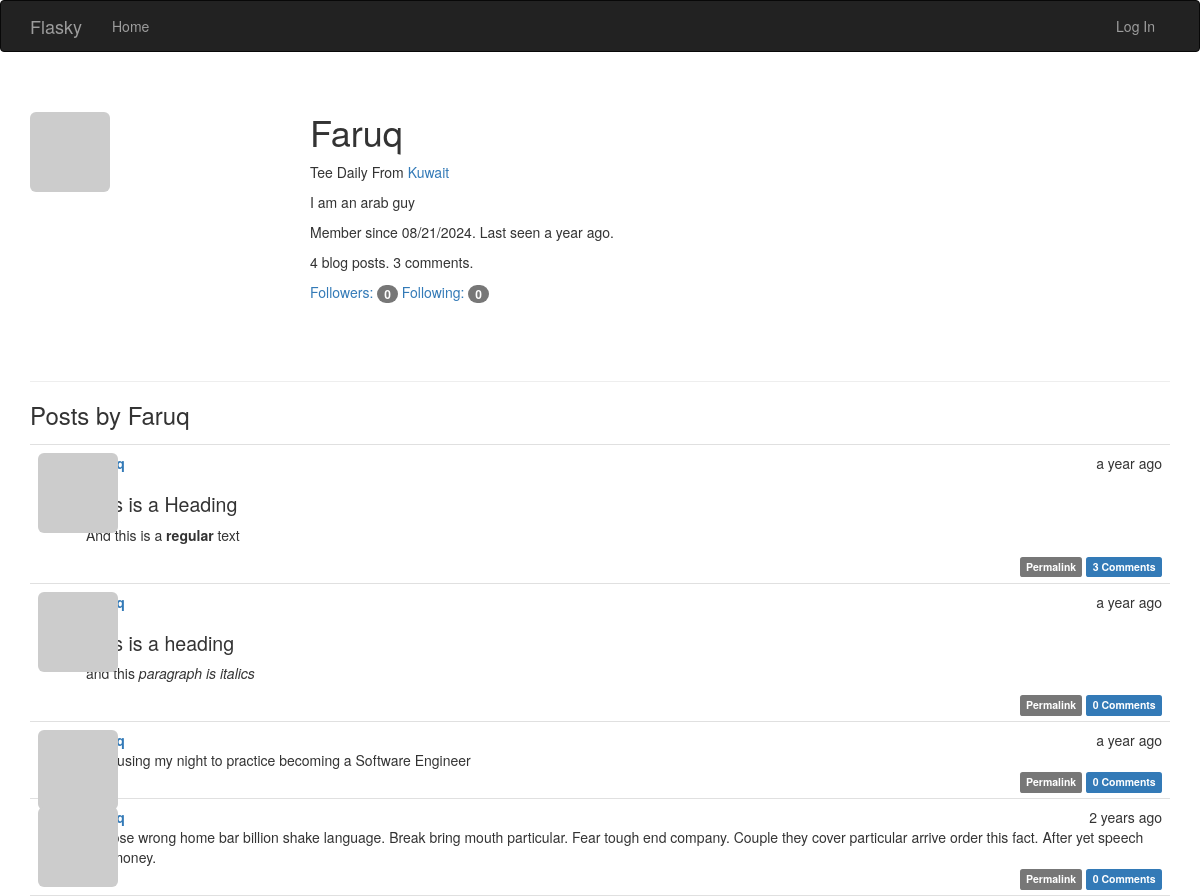
/user/Faruq, run on the app's committed database.
### app/models.py (models this page shows, shortened)
class User(UserMixin, db.Model):
    __tablename__ = 'users'
    id = db.Column(db.Integer, primary_key=True)
    email = db.Column(db.String(64), unique=True, index=True)
    username = db.Column(db.String(64), unique=True, index=True)
    role_id = db.Column(db.Integer, db.ForeignKey('roles.id'))
    posts = db.relationship('Post', backref='author', lazy='dynamic')
    comments = db.relationship('Comment', backref='author', lazy='dynamic')
    password_hash = db.Column(db.String(128))
    confirmed = db.Column(db.Boolean, default=False)
    name = db.Column(db.String(64))
    location = db.Column(db.String(64))
    about_me = db.Column(db.Text())
    member_since = db.Column(db.DateTime(), default=datetime.utcnow)
    last_seen = db.Column(db.DateTime(), default=datetime.utcnow)
    avatar_hash = db.Column(db.String(32))
    followed = db.relationship('Follow', foreign_keys=[Follow.follower_id],
                                backref=db.backref('follower', lazy='joined'), lazy='dynamic',
                                cascade='all, delete-orphan')
    followers = db.relationship('Follow', foreign_keys=[Follow.followed_id],
                                backref=db.backref('followed', lazy='joined'), lazy='dynamic',
                                cascade='all, delete-orphan')
    @property
    def password(self):
        raise AttributeError('password is not a readable attribute')
    def gravatar(self, size=100, default='identicon', rating='g'):
        if request.is_secure:
            url = 'https://secure.gravatar.com/avatar'
        else:
            url = 'http://www.gravatar.com/avatar'
        hash = hashlib.md5(self.email.lower().encode('utf-8')).hexdigest()
        return '{url}/{hash}?s={size}&d={default}&r={rating}'.format(
                        url=url, hash=hash, size=size, default=default, rating=rating)

class Post(db.Model):
    __tablename__ = 'posts'
    id = db.Column(db.Integer, primary_key=True)
    body = db.Column(db.Text)
    body_html = db.Column(db.Text)
    timestamp = db.Column(db.DateTime, index=True, default=datetime.utcnow)
    author_id = db.Column(db.Integer, db.ForeignKey('users.id'))
    comments = db.relationship('Comment', backref='post', lazy='dynamic')

### app/main/views.py (the view)
@main.route('/user/<username>')
def user(username):
    user = User.query.filter_by(username=username).first()
    if user is None:
        abort(404)
    posts = user.posts.order_by(Post.timestamp.desc()).all()
    return render_template('user.html', user=user, posts=posts)

### app/auth/views.py (called while the page is built)
@auth.before_app_request
def before_request():
    if current_user.is_authenticated:
        current_user.ping()
        if not current_user.confirmed \
                and request.endpoint \
                and request.blueprint != 'auth' \
                and request.endpoint != 'static':
            return redirect(url_for('auth.unconfirmed'))

### app/main/__init__.py (called while the page is built)
@main.app_context_processor
def inject_permission():
    return dict(Permission=Permission)

### app/models.py (called while the page is built)
    def can(self, permissions):
        return False

    def is_administrator(self):
        return False

### app/templates/user.html (shortened to what this page needs)
{% extends "base.html" %}
{% block page_content %}
<div class="page-header">
    <img class="img-rounded profile-thumbnail" src="{{ user.gravatar(size=256) }}">
    <div class="profile-header">
        <h1>{{ user.username }}</h1>
        {% if user.name or user.location %}
        <p>
            {% if user.name %}{{ user.name }}{% endif %}
            {% if user.location %}
            From <a href="http://maps.google.com/?q={{ user.location }}">
                {{ user.location }}
            </a>
            {% endif %}
        </p>
        {% endif %}
        {% if user.about_me %}<p>{{ user.about_me }}</p>{% endif %}
        <p>
            Member since {{ moment(user.member_since).format('L') }}.
            Last seen {{ moment(user.last_seen).fromNow() }}.
        </p>
        <p> {{ user.posts.count() }} blog posts. {{ user.comments.count() }} comments.</p>
        <p>
            <a href="{{ url_for('.followers', username=user.username) }}">
            Followers: <span class="badge">{{ user.followers.count() - 1 }}</span>
            </a>
            <a href="{{ url_for('.followed_by', username=user.username) }}">
            Following: <span class="badge">{{ user.followed.count() - 1 }}</span>
            </a>
        </p>
    </div>
</div>
<h3>Posts by {{ user.username }}</h3>
{% include '_posts.html' %}
{% endblock %}

### app/templates/_posts.html (shortened to what this page needs)
<ul class="posts">
    {% for post in posts %}
    <li class="post">
        <div class="post-thumbnail">
            <a href="{{ url_for('.user', username=post.author.username) }}">
                <img class="img-rounded profile-thumbnail"
                src="{{ post.author.gravatar(size=40) }}">
            </a>
        </div>
        <div class="post-content">
            <div class="post-date">{{ moment(post.timestamp).fromNow() }}</div>
            <div class="post-author">
                <a href="{{ url_for('.user', username=post.author.username) }}">
                </a>
            </div>
            <div class="post-body">
                {% if post.body_html %}
                    {{ post.body_html | safe }}
                {% else %}
                    {{ post.body }}
                {% endif %}
            </div>
            <div class="post-footer">
                <a href="{{ url_for('.post', id=post.id) }}">
                    <span class="label label-default">Permalink</span>
                </a>
                <a href="{{ url_for('.post', id=post.id) }}#comments">
                    <span class="label label-primary">{{ post.comments.count() }} Comments</span>
                </a>
            </div>
        </div>
    </li>
    {% endfor %}
</ul>

### app/static/styles.css (style rules this page uses)
.profile-thumbnail { position: absolute; }
.profile-header { min-height: 260px; margin-left: 280px; }
ul.posts { list-style-type: none; padding: 0px; margin: 16px 0px 0px 0px; border-top: 1px solid #e0e0e0; }
ul.posts li.post { padding: 8px; border-bottom: 1px solid #e0e0e0; }
div.post-date { float: right; }
div.post-author { font-weight: bold; }
div.post-thumbnail { position: absolute; }
div.post-content { margin-left: 48px; min-height: 48px; }
div.post-footer { text-align: right; }
.post-body h1 { font-size: 140%; }

### data on the page
User: username "Faruq", name "Tee Daily", location "Kuwait", about_me "I am an arab guy", member_since "08/21/2024", last_seen "a year ago"
Post: timestamp "a year ago", body_html "This is a Heading And this is a regular text", comments.count "3"
Post: timestamp "a year ago", body_html "This is a heading and this paragraph is italics", comments.count "0"
Post: timestamp "a year ago", body "I am using my night to practice becoming a Software Engineer", comments.count "0"
Post: timestamp "2 years ago", body "Choose wrong home bar billion shake language. Break bring mouth particular. Fear tough end company. Couple they cover particular arrive order this fact. After yet speech five money.", comments.count "0"

### other printed values
{{ user.posts.count() }} "4"
{{ user.comments.count() }} "3"
{{ user.followers.count() - 1 }} "0"
{{ user.followed.count() - 1 }} "0"
